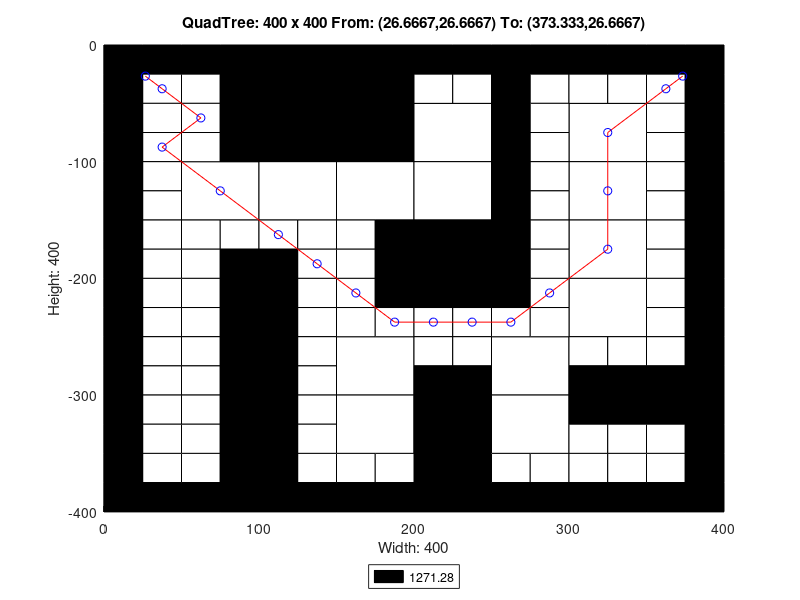

Reproduce this figure in MATLAB.
axis([0 400 -400 0]);
title('QuadTree: 400 x 400 From: (26.6667,26.6667) To: (373.333,26.6667)');
xlabel('Width: 400');
ylabel('Height: 400');
rectangle('Position',[100 -100 100 100], 'FaceColor',[0 0 0]);
rectangle('Position',[50 -150 50 50], 'FaceColor',[1 1 1]);
rectangle('Position',[100 -150 50 50], 'FaceColor',[1 1 1]);
rectangle('Position',[150 -150 50 50], 'FaceColor',[1 1 1]);
rectangle('Position',[200 -100 50 50], 'FaceColor',[1 1 1]);
rectangle('Position',[300 -100 50 50], 'FaceColor',[1 1 1]);
rectangle('Position',[200 -150 50 50], 'FaceColor',[1 1 1]);
rectangle('Position',[200 -200 50 50], 'FaceColor',[0 0 0]);
rectangle('Position',[300 -150 50 50], 'FaceColor',[1 1 1]);
rectangle('Position',[300 -200 50 50], 'FaceColor',[1 1 1]);
rectangle('Position',[150 -300 50 50], 'FaceColor',[1 1 1]);
rectangle('Position',[150 -350 50 50], 'FaceColor',[1 1 1]);
rectangle('Position',[250 -300 50 50], 'FaceColor',[1 1 1]);
rectangle('Position',[300 -250 50 50], 'FaceColor',[1 1 1]);
rectangle('Position',[200 -350 50 50], 'FaceColor',[0 0 0]);
rectangle('Position',[250 -350 50 50], 'FaceColor',[1 1 1]);
rectangle('Position',[200 -400 50 50], 'FaceColor',[0 0 0]);
rectangle('Position',[0 -25 25 25], 'FaceColor',[0 0 0]);
rectangle('Position',[25 -25 25 25], 'FaceColor',[0 0 0]);
rectangle('Position',[0 -50 25 25], 'FaceColor',[0 0 0]);
rectangle('Position',[25 -50 25 25], 'FaceColor',[1 1 1]);
rectangle('Position',[50 -25 25 25], 'FaceColor',[0 0 0]);
rectangle('Position',[75 -25 25 25], 'FaceColor',[0 0 0]);
rectangle('Position',[50 -50 25 25], 'FaceColor',[1 1 1]);
rectangle('Position',[75 -50 25 25], 'FaceColor',[0 0 0]);
rectangle('Position',[0 -75 25 25], 'FaceColor',[0 0 0]);
rectangle('Position',[25 -75 25 25], 'FaceColor',[1 1 1]);
rectangle('Position',[0 -100 25 25], 'FaceColor',[0 0 0]);
rectangle('Position',[25 -100 25 25], 'FaceColor',[1 1 1]);
rectangle('Position',[50 -75 25 25], 'FaceColor',[1 1 1]);
rectangle('Position',[75 -75 25 25], 'FaceColor',[0 0 0]);
rectangle('Position',[50 -100 25 25], 'FaceColor',[1 1 1]);
rectangle('Position',[75 -100 25 25], 'FaceColor',[0 0 0]);
rectangle('Position',[0 -125 25 25], 'FaceColor',[0 0 0]);
rectangle('Position',[25 -125 25 25], 'FaceColor',[1 1 1]);
rectangle('Position',[0 -150 25 25], 'FaceColor',[0 0 0]);
rectangle('Position',[25 -150 25 25], 'FaceColor',[1 1 1]);
rectangle('Position',[0 -175 25 25], 'FaceColor',[0 0 0]);
rectangle('Position',[25 -175 25 25], 'FaceColor',[1 1 1]);
rectangle('Position',[0 -200 25 25], 'FaceColor',[0 0 0]);
rectangle('Position',[25 -200 25 25], 'FaceColor',[1 1 1]);
rectangle('Position',[50 -175 25 25], 'FaceColor',[1 1 1]);
rectangle('Position',[75 -175 25 25], 'FaceColor',[1 1 1]);
rectangle('Position',[50 -200 25 25], 'FaceColor',[1 1 1]);
rectangle('Position',[75 -200 25 25], 'FaceColor',[0 0 0]);
rectangle('Position',[100 -175 25 25], 'FaceColor',[1 1 1]);
rectangle('Position',[125 -175 25 25], 'FaceColor',[1 1 1]);
rectangle('Position',[100 -200 25 25], 'FaceColor',[0 0 0]);
rectangle('Position',[125 -200 25 25], 'FaceColor',[1 1 1]);
rectangle('Position',[150 -175 25 25], 'FaceColor',[1 1 1]);
rectangle('Position',[175 -175 25 25], 'FaceColor',[0 0 0]);
rectangle('Position',[150 -200 25 25], 'FaceColor',[1 1 1]);
rectangle('Position',[175 -200 25 25], 'FaceColor',[0 0 0]);
rectangle('Position',[200 -25 25 25], 'FaceColor',[0 0 0]);
rectangle('Position',[225 -25 25 25], 'FaceColor',[0 0 0]);
rectangle('Position',[200 -50 25 25], 'FaceColor',[1 1 1]);
rectangle('Position',[225 -50 25 25], 'FaceColor',[1 1 1]);
rectangle('Position',[250 -25 25 25], 'FaceColor',[0 0 0]);
rectangle('Position',[275 -25 25 25], 'FaceColor',[0 0 0]);
rectangle('Position',[250 -50 25 25], 'FaceColor',[0 0 0]);
rectangle('Position',[275 -50 25 25], 'FaceColor',[1 1 1]);
rectangle('Position',[250 -75 25 25], 'FaceColor',[0 0 0]);
rectangle('Position',[275 -75 25 25], 'FaceColor',[1 1 1]);
rectangle('Position',[250 -100 25 25], 'FaceColor',[0 0 0]);
rectangle('Position',[275 -100 25 25], 'FaceColor',[1 1 1]);
rectangle('Position',[300 -25 25 25], 'FaceColor',[0 0 0]);
rectangle('Position',[325 -25 25 25], 'FaceColor',[0 0 0]);
rectangle('Position',[300 -50 25 25], 'FaceColor',[1 1 1]);
rectangle('Position',[325 -50 25 25], 'FaceColor',[1 1 1]);
rectangle('Position',[350 -25 25 25], 'FaceColor',[0 0 0]);
rectangle('Position',[375 -25 25 25], 'FaceColor',[0 0 0]);
rectangle('Position',[350 -50 25 25], 'FaceColor',[1 1 1]);
rectangle('Position',[375 -50 25 25], 'FaceColor',[0 0 0]);
rectangle('Position',[350 -75 25 25], 'FaceColor',[1 1 1]);
rectangle('Position',[375 -75 25 25], 'FaceColor',[0 0 0]);
rectangle('Position',[350 -100 25 25], 'FaceColor',[1 1 1]);
rectangle('Position',[375 -100 25 25], 'FaceColor',[0 0 0]);
rectangle('Position',[250 -125 25 25], 'FaceColor',[0 0 0]);
rectangle('Position',[275 -125 25 25], 'FaceColor',[1 1 1]);
rectangle('Position',[250 -150 25 25], 'FaceColor',[0 0 0]);
rectangle('Position',[275 -150 25 25], 'FaceColor',[1 1 1]);
rectangle('Position',[250 -175 25 25], 'FaceColor',[0 0 0]);
rectangle('Position',[275 -175 25 25], 'FaceColor',[1 1 1]);
rectangle('Position',[250 -200 25 25], 'FaceColor',[0 0 0]);
rectangle('Position',[275 -200 25 25], 'FaceColor',[1 1 1]);
rectangle('Position',[350 -125 25 25], 'FaceColor',[1 1 1]);
rectangle('Position',[375 -125 25 25], 'FaceColor',[0 0 0]);
rectangle('Position',[350 -150 25 25], 'FaceColor',[1 1 1]);
rectangle('Position',[375 -150 25 25], 'FaceColor',[0 0 0]);
rectangle('Position',[350 -175 25 25], 'FaceColor',[1 1 1]);
rectangle('Position',[375 -175 25 25], 'FaceColor',[0 0 0]);
rectangle('Position',[350 -200 25 25], 'FaceColor',[1 1 1]);
rectangle('Position',[375 -200 25 25], 'FaceColor',[0 0 0]);
rectangle('Position',[0 -225 25 25], 'FaceColor',[0 0 0]);
rectangle('Position',[25 -225 25 25], 'FaceColor',[1 1 1]);
rectangle('Position',[0 -250 25 25], 'FaceColor',[0 0 0]);
rectangle('Position',[25 -250 25 25], 'FaceColor',[1 1 1]);
rectangle('Position',[50 -225 25 25], 'FaceColor',[1 1 1]);
rectangle('Position',[75 -225 25 25], 'FaceColor',[0 0 0]);
rectangle('Position',[50 -250 25 25], 'FaceColor',[1 1 1]);
rectangle('Position',[75 -250 25 25], 'FaceColor',[0 0 0]);
rectangle('Position',[0 -275 25 25], 'FaceColor',[0 0 0]);
rectangle('Position',[25 -275 25 25], 'FaceColor',[1 1 1]);
rectangle('Position',[0 -300 25 25], 'FaceColor',[0 0 0]);
rectangle('Position',[25 -300 25 25], 'FaceColor',[1 1 1]);
rectangle('Position',[50 -275 25 25], 'FaceColor',[1 1 1]);
rectangle('Position',[75 -275 25 25], 'FaceColor',[0 0 0]);
rectangle('Position',[50 -300 25 25], 'FaceColor',[1 1 1]);
rectangle('Position',[75 -300 25 25], 'FaceColor',[0 0 0]);
rectangle('Position',[100 -225 25 25], 'FaceColor',[0 0 0]);
rectangle('Position',[125 -225 25 25], 'FaceColor',[1 1 1]);
rectangle('Position',[100 -250 25 25], 'FaceColor',[0 0 0]);
rectangle('Position',[125 -250 25 25], 'FaceColor',[1 1 1]);
rectangle('Position',[150 -225 25 25], 'FaceColor',[1 1 1]);
rectangle('Position',[175 -225 25 25], 'FaceColor',[0 0 0]);
rectangle('Position',[150 -250 25 25], 'FaceColor',[1 1 1]);
rectangle('Position',[175 -250 25 25], 'FaceColor',[1 1 1]);
rectangle('Position',[100 -275 25 25], 'FaceColor',[0 0 0]);
rectangle('Position',[125 -275 25 25], 'FaceColor',[1 1 1]);
rectangle('Position',[100 -300 25 25], 'FaceColor',[0 0 0]);
rectangle('Position',[125 -300 25 25], 'FaceColor',[1 1 1]);
rectangle('Position',[0 -325 25 25], 'FaceColor',[0 0 0]);
rectangle('Position',[25 -325 25 25], 'FaceColor',[1 1 1]);
rectangle('Position',[0 -350 25 25], 'FaceColor',[0 0 0]);
rectangle('Position',[25 -350 25 25], 'FaceColor',[1 1 1]);
rectangle('Position',[50 -325 25 25], 'FaceColor',[1 1 1]);
rectangle('Position',[75 -325 25 25], 'FaceColor',[0 0 0]);
rectangle('Position',[50 -350 25 25], 'FaceColor',[1 1 1]);
rectangle('Position',[75 -350 25 25], 'FaceColor',[0 0 0]);
rectangle('Position',[0 -375 25 25], 'FaceColor',[0 0 0]);
rectangle('Position',[25 -375 25 25], 'FaceColor',[1 1 1]);
rectangle('Position',[0 -400 25 25], 'FaceColor',[0 0 0]);
rectangle('Position',[25 -400 25 25], 'FaceColor',[0 0 0]);
rectangle('Position',[50 -375 25 25], 'FaceColor',[1 1 1]);
rectangle('Position',[75 -375 25 25], 'FaceColor',[0 0 0]);
rectangle('Position',[50 -400 25 25], 'FaceColor',[0 0 0]);
rectangle('Position',[75 -400 25 25], 'FaceColor',[0 0 0]);
rectangle('Position',[100 -325 25 25], 'FaceColor',[0 0 0]);
rectangle('Position',[125 -325 25 25], 'FaceColor',[1 1 1]);
rectangle('Position',[100 -350 25 25], 'FaceColor',[0 0 0]);
rectangle('Position',[125 -350 25 25], 'FaceColor',[1 1 1]);
rectangle('Position',[100 -375 25 25], 'FaceColor',[0 0 0]);
rectangle('Position',[125 -375 25 25], 'FaceColor',[1 1 1]);
rectangle('Position',[100 -400 25 25], 'FaceColor',[0 0 0]);
rectangle('Position',[125 -400 25 25], 'FaceColor',[0 0 0]);
rectangle('Position',[150 -375 25 25], 'FaceColor',[1 1 1]);
rectangle('Position',[175 -375 25 25], 'FaceColor',[1 1 1]);
rectangle('Position',[150 -400 25 25], 'FaceColor',[0 0 0]);
rectangle('Position',[175 -400 25 25], 'FaceColor',[0 0 0]);
rectangle('Position',[200 -225 25 25], 'FaceColor',[0 0 0]);
rectangle('Position',[225 -225 25 25], 'FaceColor',[0 0 0]);
rectangle('Position',[200 -250 25 25], 'FaceColor',[1 1 1]);
rectangle('Position',[225 -250 25 25], 'FaceColor',[1 1 1]);
rectangle('Position',[250 -225 25 25], 'FaceColor',[0 0 0]);
rectangle('Position',[275 -225 25 25], 'FaceColor',[1 1 1]);
rectangle('Position',[250 -250 25 25], 'FaceColor',[1 1 1]);
rectangle('Position',[275 -250 25 25], 'FaceColor',[1 1 1]);
rectangle('Position',[200 -275 25 25], 'FaceColor',[1 1 1]);
rectangle('Position',[225 -275 25 25], 'FaceColor',[1 1 1]);
rectangle('Position',[200 -300 25 25], 'FaceColor',[0 0 0]);
rectangle('Position',[225 -300 25 25], 'FaceColor',[0 0 0]);
rectangle('Position',[350 -225 25 25], 'FaceColor',[1 1 1]);
rectangle('Position',[375 -225 25 25], 'FaceColor',[0 0 0]);
rectangle('Position',[350 -250 25 25], 'FaceColor',[1 1 1]);
rectangle('Position',[375 -250 25 25], 'FaceColor',[0 0 0]);
rectangle('Position',[300 -275 25 25], 'FaceColor',[1 1 1]);
rectangle('Position',[325 -275 25 25], 'FaceColor',[1 1 1]);
rectangle('Position',[300 -300 25 25], 'FaceColor',[0 0 0]);
rectangle('Position',[325 -300 25 25], 'FaceColor',[0 0 0]);
rectangle('Position',[350 -275 25 25], 'FaceColor',[1 1 1]);
rectangle('Position',[375 -275 25 25], 'FaceColor',[0 0 0]);
rectangle('Position',[350 -300 25 25], 'FaceColor',[0 0 0]);
rectangle('Position',[375 -300 25 25], 'FaceColor',[0 0 0]);
rectangle('Position',[250 -375 25 25], 'FaceColor',[1 1 1]);
rectangle('Position',[275 -375 25 25], 'FaceColor',[1 1 1]);
rectangle('Position',[250 -400 25 25], 'FaceColor',[0 0 0]);
rectangle('Position',[275 -400 25 25], 'FaceColor',[0 0 0]);
rectangle('Position',[300 -325 25 25], 'FaceColor',[0 0 0]);
rectangle('Position',[325 -325 25 25], 'FaceColor',[0 0 0]);
rectangle('Position',[300 -350 25 25], 'FaceColor',[1 1 1]);
rectangle('Position',[325 -350 25 25], 'FaceColor',[1 1 1]);
rectangle('Position',[350 -325 25 25], 'FaceColor',[0 0 0]);
rectangle('Position',[375 -325 25 25], 'FaceColor',[0 0 0]);
rectangle('Position',[350 -350 25 25], 'FaceColor',[1 1 1]);
rectangle('Position',[375 -350 25 25], 'FaceColor',[0 0 0]);
rectangle('Position',[300 -375 25 25], 'FaceColor',[1 1 1]);
rectangle('Position',[325 -375 25 25], 'FaceColor',[1 1 1]);
rectangle('Position',[300 -400 25 25], 'FaceColor',[0 0 0]);
rectangle('Position',[325 -400 25 25], 'FaceColor',[0 0 0]);
rectangle('Position',[350 -375 25 25], 'FaceColor',[1 1 1]);
rectangle('Position',[375 -375 25 25], 'FaceColor',[0 0 0]);
rectangle('Position',[350 -400 25 25], 'FaceColor',[0 0 0]);
rectangle('Position',[375 -400 25 25], 'FaceColor',[0 0 0]);
X=[373.333,362.5,325,325,325,287.5,262.5,237.5,212.5,187.5,162.5,137.5,112.5,75,37.5,62.5,37.5,26.6667];
Y=[-26.6667,-37.5,-75,-125,-175,-212.5,-237.5,-237.5,-237.5,-237.5,-212.5,-187.5,-162.5,-125,-87.5,-62.5,-37.5,-26.6667];
hold on;
plot(X,Y,'r');
plot(X,Y,'bo');
legend('1271.28','Location','southoutside');
